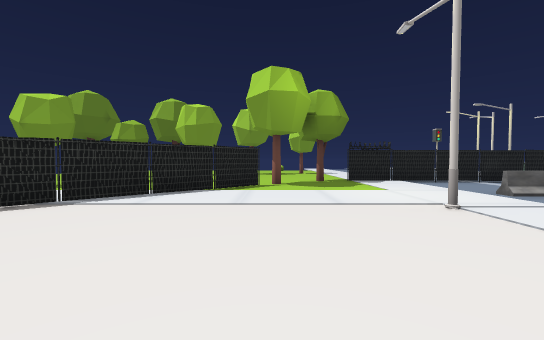
View 1 (above)

24 first-person views from a walk through a scene from a Unity 3-D project. The camera is 1.3 m above the floor, tilts 2° down and sees 90° across. The floor is counted in squares, 2 m on a side. Each view is taken from the middle of a square. On the plan, view 1 faces up. The plan holds only what a view shows up to about 9 squares ahead; the rest is blank. The place goes on beyond the plan. The player character is not drawn. Some animated figures are not drawn. Some surface patterns are stand-ins.

View 2
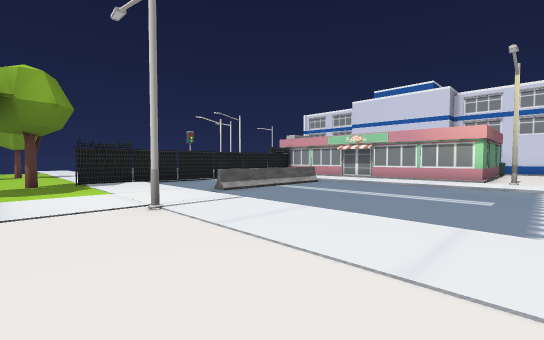

View 3
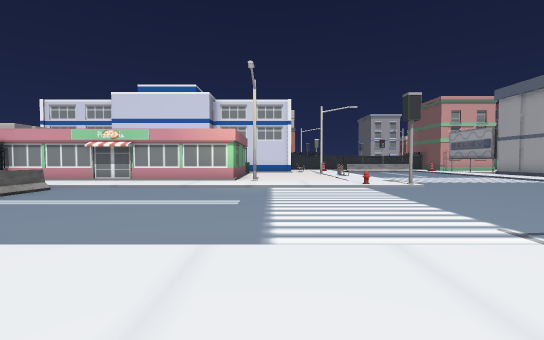

View 4
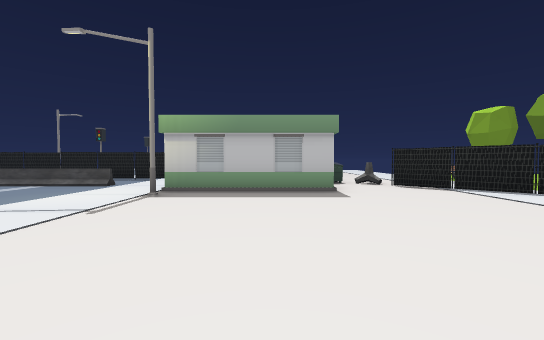

View 5
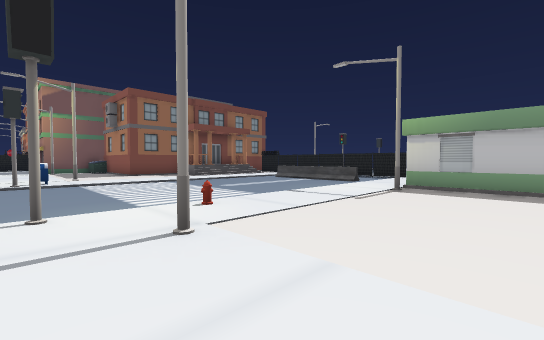

View 6
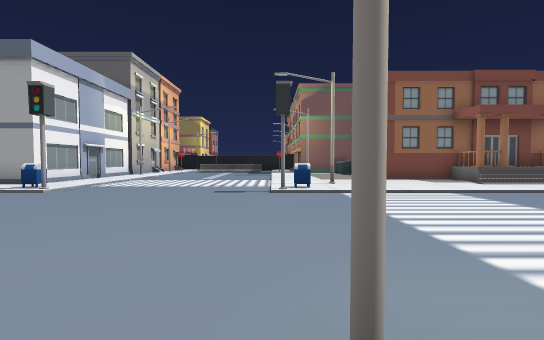

View 7
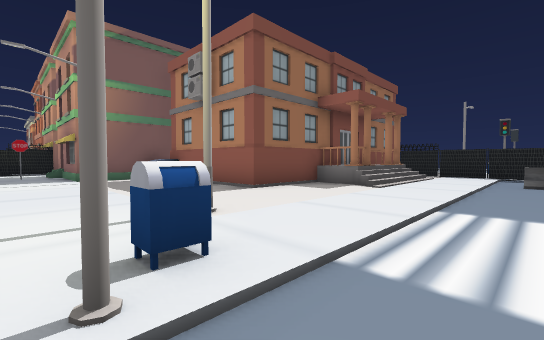

View 8
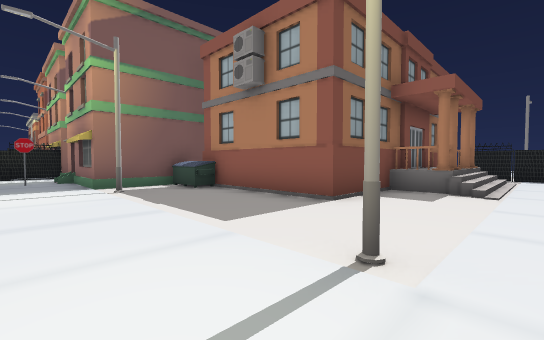

View 9
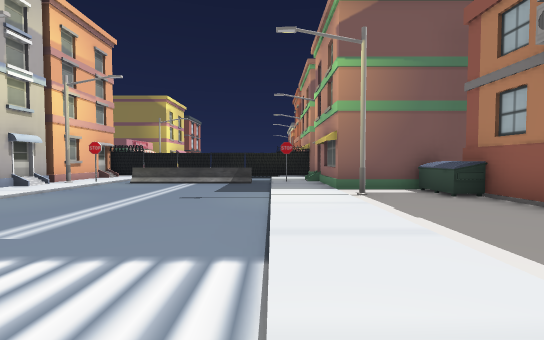

View 10
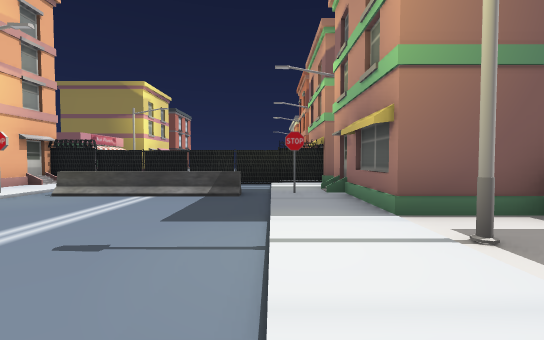

View 11
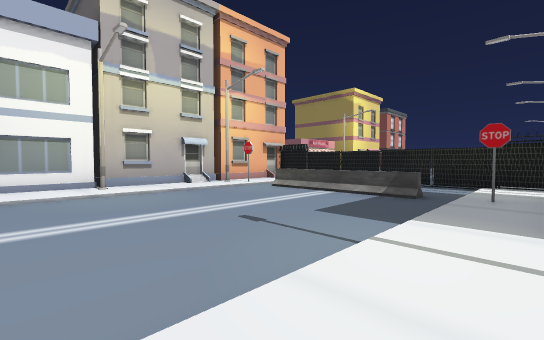

View 12
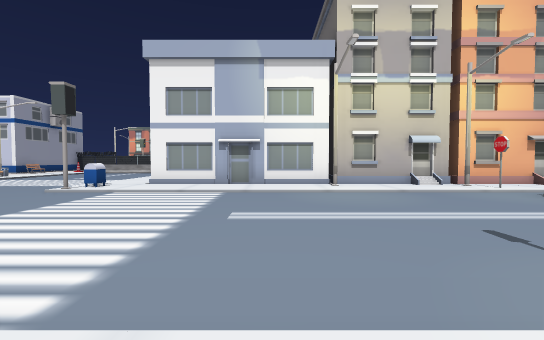

View 13
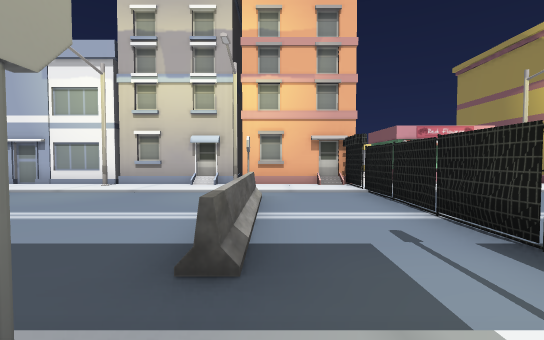

View 14
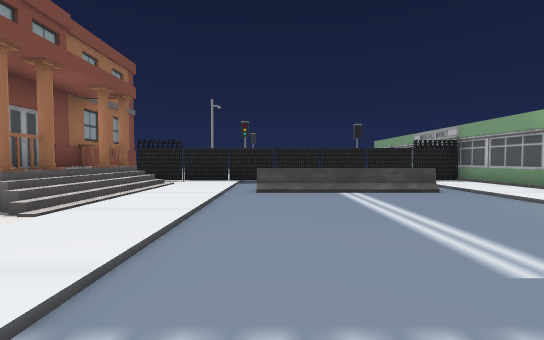

View 15
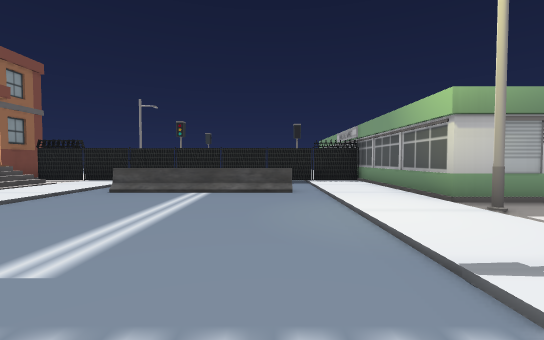

View 16
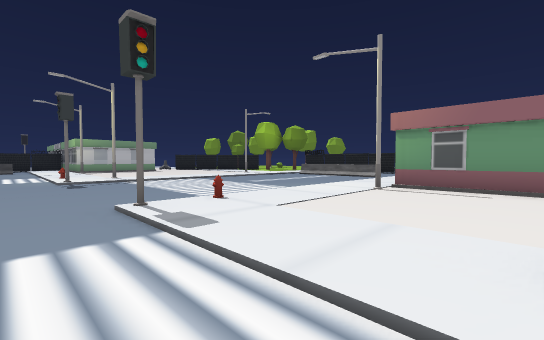

View 17
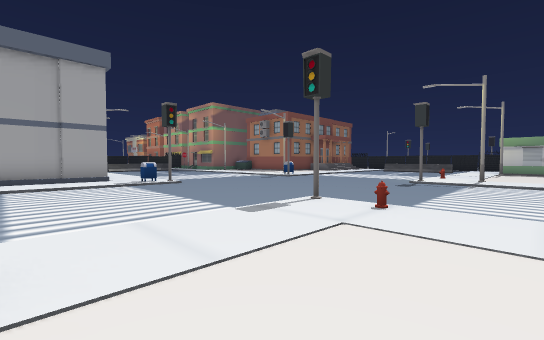

View 18
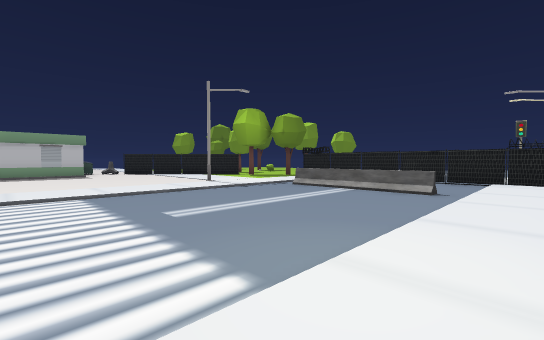

View 19
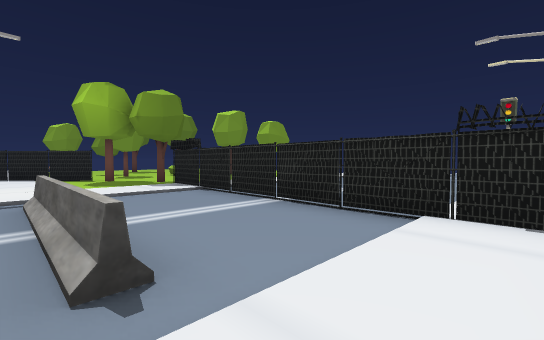

View 20
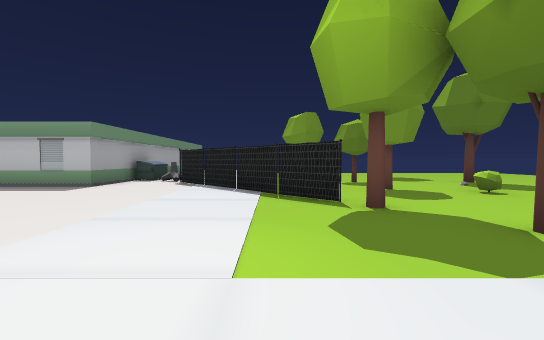

View 21
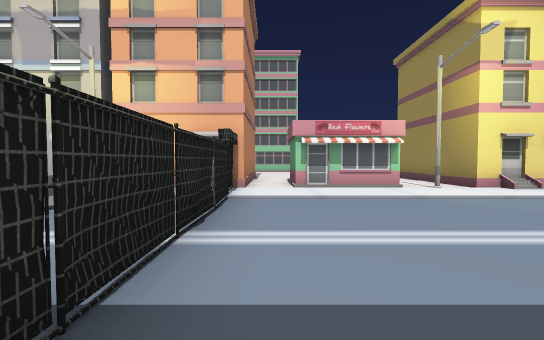

View 22
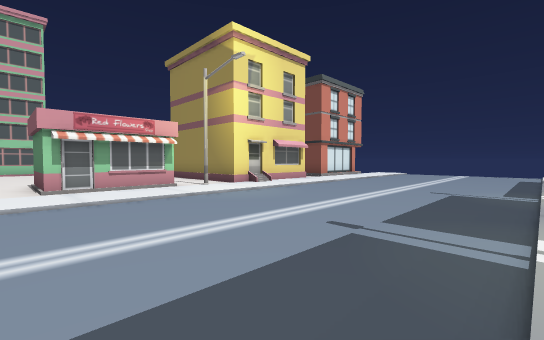

View 23
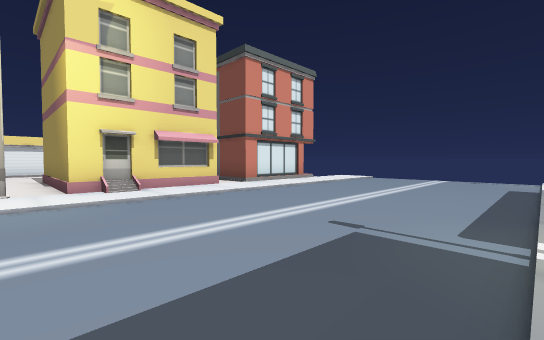

View 24
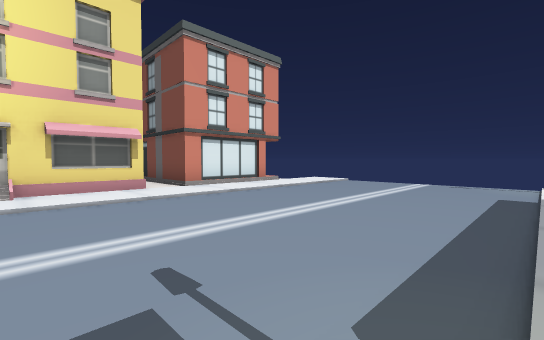

### Floor plan
Key: @ floor where view 1 was taken; # wall or solid block; . floor; / step, stairs or slope; = window, fence, low wall or low ledge; ^ raised ledge; T tree; S streetlight; B building; H hydrant; U dumpster; M mailbox; I sign; A bush; O other object.
Columns run from 8 left of view 1 to 13 right of it. Each row starts with its distance up from view 1.
 12    .T..
 11    ..... ..
 10    ...A....
  9     T.T...T#########
  8     ......../..../.#
  7        #T.../..../.#
  6       O#..../..../.B
  5      ##    ./====/.#
  4     ##....S./..../.B
  3    O#......./..../.#
  2   UU......../..../.#
  1    ##B....../..../.S..
  0     ##..@.../..../....
 -1     ##....../..../....
 -2 B####BS....S/..../....
 -3  O........../....H....
 -4  #////////H/O....O////
 -5  #.=..................
 -6  # =..................
 -7  # =..................
 -8  #.=..................
 -9  #//////////O....O////
-10  #/////....M/..../M...
-11  O/   /...S./..../.B##
-12  B    ....../..../.##
-13 ####^####.../..../.#
-14         #.../..../.#
-15         #.../..../.##
-16         #.S./..../SB#
-17         U.../..../.##
-18           #./..../.#
-19           #.I....IS##
-20           #//====/.B
-21           S./..../.#
-22           #O######O###
-23            ./..../....
-24             /..../.##
-25             /..../.B
-26             /..../.#
-27             /..../.S..
-28             /..../.###
-29             /..../.#
-30             /..../.#
-31             /..../.B
-32             /..../..
-33             /..../.#
-34             /..../.#
-35             /..../.B
-36             /....//
-37             /..../

Where each view was taken, in squares from view 1:
view 1: 0 up, 0 right, facing up
view 2: 0 up, 1 right, facing up-right
view 3: 0 up, 2 right, facing right
view 4: 0 up, 3 right, facing left
view 5: 0 up, 4 right, facing down-left
view 6: 3 down, 4 right, facing down
view 7: 8 down, 4 right, facing down-left
view 8: 10 down, 4 right, facing down-left
view 9: 11 down, 4 right, facing down
view 10: 14 down, 4 right, facing down
view 11: 14 down, 3 right, facing down-right
view 12: 14 down, 3 right, facing right
view 13: 20 down, 3 right, facing right
view 14: 8 down, 1 right, facing left
view 15: 5 down, 1 right, facing left
view 16: 5 down, 13 right, facing up-left
view 17: 1 down, 13 right, facing down-left
view 18: 1 down, 10 right, facing up-left
view 19: 5 up, 10 right, facing up-left
view 20: 6 up, 4 right, facing left
view 21: 23 down, 4 right, facing right
view 22: 23 down, 4 right, facing down-right
view 23: 27 down, 4 right, facing down-right
view 24: 29 down, 4 right, facing down-right
